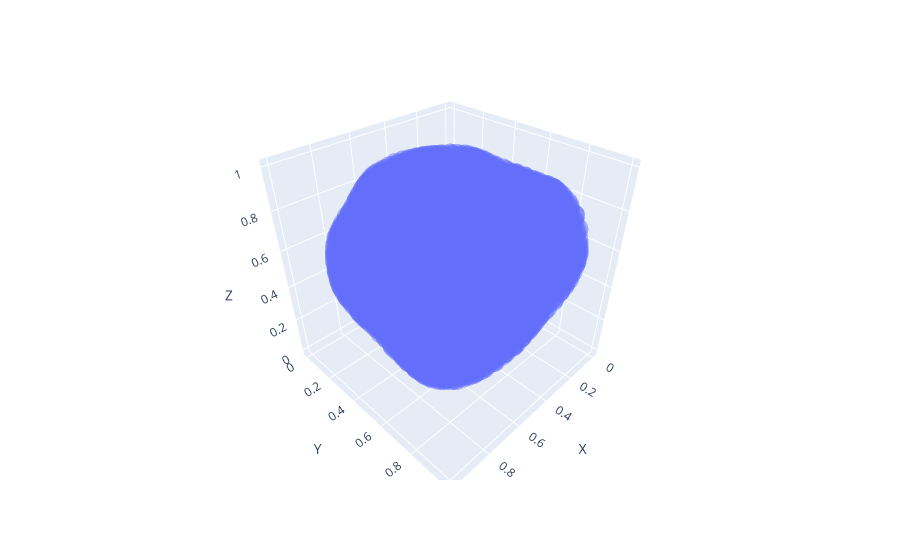

Write notebook code for a chart like this one.
### Code cell
px.scatter_3d(data.initialPosition_data_pd,x="X",y="Y",z="Z",opacity=0.5)

### Figure 1 — Plotly figure (JSON) as saved in the notebook; plotly's stock layout.template omitted (floating-point values rounded to 4 significant figures; data arrays with more than 128 entries replaced by an {"elided": "..."} marker saying what was removed)
{"data": [{"hovertemplate": "X=%{x}<br>Y=%{y}<br>Z=%{z}<extra></extra>", "legendgroup": "", "marker": {"color": "#636efa", "opacity": 0.5, "symbol": "circle"}, "mode": "markers", "name": "", "scene": "scene", "showlegend": false, "type": "scatter3d", "x": {"elided": "4151 float values"}, "y": {"elided": "4151 float values"}, "z": {"elided": "4151 float values"}}], "layout": {"legend": {"tracegroupgap": 0}, "margin": {"t": 60}, "scene": {"domain": {"x": [0, 1], "y": [0, 1]}, "xaxis": {"title": {"text": "X"}}, "yaxis": {"title": {"text": "Y"}}, "zaxis": {"title": {"text": "Z"}}}}}
